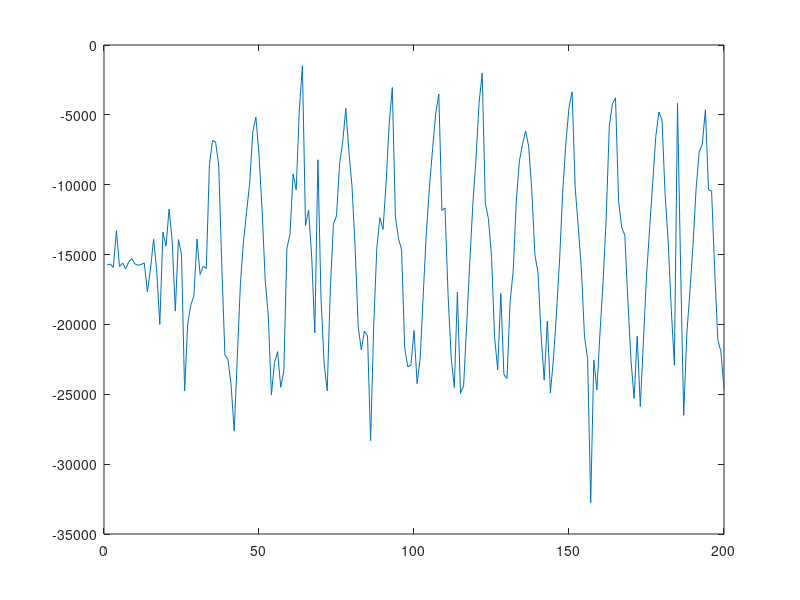

MATLAB code to generate this figure:
arrayofdata=[
    -15753
-15679
-15917
-13293
-15856
-15605
-16029
-15512
-15297
-15668
-15770
-15701
-15615
-17669
-16021
-13908
-16106
-20001
-13382
-14396
-11740
-14057
-19048
-13926
-14984
-24767
-19962
-18609
-17955
-13885
-16419
-15833
-15992
-8580
-6822
-6952
-8589
-15845
-22186
-22501
-24344
-27641
-22384
-17080
-14057
-11928
-9869
-6219
-5153
-7856
-11797
-16831
-19410
-25040
-22728
-21947
-24505
-23345
-14552
-13545
-9231
-10357
-4664
-1482
-12913
-11832
-15181
-20605
-8215
-18115
-22792
-24745
-17523
-12824
-12227
-8506
-6933
-4535
-7631
-10120
-14462
-20148
-21826
-20478
-20804
-28325
-20091
-14544
-12361
-13202
-9854
-5632
-3041
-12280
-13861
-14661
-21709
-23036
-22920
-20426
-24239
-22401
-17767
-13341
-10133
-7425
-4924
-3502
-11840
-11661
-17948
-22401
-24516
-17701
-24929
-24392
-20018
-15535
-11324
-8098
-4106
-2008
-11343
-12423
-15131
-20918
-23258
-17781
-23595
-23868
-18366
-16166
-11155
-8309
-7093
-6151
-7260
-10444
-15000
-16287
-20766
-23985
-19760
-24897
-22405
-19040
-15205
-10349
-6972
-4477
-3349
-10232
-13044
-16074
-20888
-22427
-32760
-22556
-24681
-20582
-16899
-12357
-5814
-4212
-3783
-11180
-13053
-13617
-18347
-22583
-25295
-20848
-25878
-21206
-16513
-13158
-9850
-6553
-4787
-5382
-10692
-14097
-18952
-22917
-4175
-15915
-26504
-20684
-17670
-14328
-10282
-7656
-7087
-4629
-10360
-10453
-16177
-21094
-21948
-24602
]

L= numel(arrayofdata);
NFFT = 2^nextpow2(L); % Next power of 2 from length of y
Y = fft(arrayofdata,NFFT)/L;
f = 20/2*linspace(0,1,NFFT/2+1);

% Plot single-sided amplitude spectrum.
plot(f,2*abs(Y(1:NFFT/2+1))) 
title('FFT plot of Z Data')
xlabel('Frequency (Hz)')
ylabel('|Y(f)|')
plot (arrayofdata)
